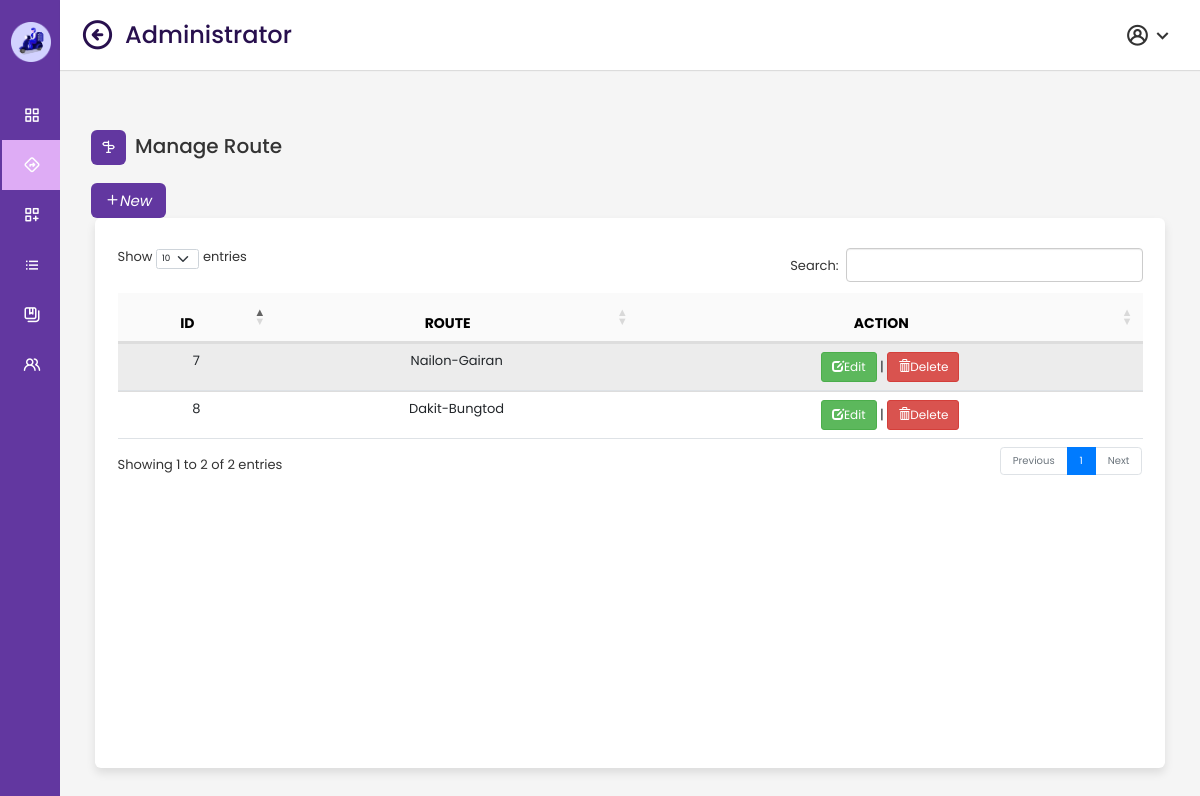
/admin/route.php, run on the app's committed database.
### tables this page shows
CREATE TABLE `route` (
  `routeid` int(11) NOT NULL,
  `route` varchar(255) NOT NULL
);

### admin/route.php (the view, shortened to what this page needs)
<?php
	include 'dbconnect.php';
?>
<!DOCTYPE html>
<html lang="en" dir="ltr">
  <head>
    <link rel="stylesheet" href="adminstyles.css">
    <link rel="stylesheet" href="https://cdn.jsdelivr.net/npm/bootstrap@4.0.0/dist/css/bootstrap.min.css">
    <link href='https://unpkg.com/boxicons@2.0.7/css/boxicons.min.css' rel='stylesheet'>
    <link rel="stylesheet" href="https://unicons.iconscout.com/release/v4.0.0/css/line.css">
    <link href="https://cdnjs.cloudflare.com/ajax/libs/twitter-bootstrap/5.2.0/css/bootstrap.min.css" rel="stylesheet">
    <link href="https://cdn.datatables.net/1.13.1/css/dataTables.bootstrap5.min.css" rel="stylesheet">
    <link rel="stylesheet" type="text/css" href="bootstrap/css/bootstrap.min.css">
   </head>
<body>
  <div class="sidebar">
    <div class="logo-details">
    <div class="logo"><img src="images/logoicon.png"></div>
      <span class="logo_name"> HITCH</span>
    </div>
      <ul class="nav-links" style="margin-left: 12px;">
        <li>
          <a href="index.php">
            <i class='bx bx-grid-alt' ></i>
            <span class="links_name">Dashboard</span>
          </a>
        </li>
        <li>
          <a href="route.php" class="active">
          <i class="uil uil-directions"></i>
            <span class="links_name">Route</span>
          </a>
        </li>
        <li>
          <a href="habalhabal.php">
          <i class="uil uil-create-dashboard"></i>
            <span class="links_name">Habal-Habals</span>
          </a>
        </li>
        <li>
          <a href="driver.php">
            <i class='bx bx-list-ul' ></i>
            <span class="links_name">Drivers</span>
          </a>
        </li>
        <li>
          <a href="passenger.php">
          <i class="uil uil-notebooks"></i>
            <span class="links_name">Passengers</span>
          </a>
        </li>
        <li>
          <a href="bookings.php">
          <i class="uil uil-users-alt"></i>
            <span class="links_name">Bookings</span>
          </a>
        </li>
      </ul>
  </div>
  <section class="home-section">
    <nav>
      <div class="sidebar-button">
        <i class='il uil-arrow-circle-left sidebarBtn'></i>
        <span class="dashboard">Administrator</span>
      </div>
      <div class="profile-details">
        <i class="uil uil-user-circle"></i>
        <i class="bx bx-chevron-down" onclick="toggleMenu()"></i>
      </div>
    </nav>
    <div class="home-content">
      <div class="overview-boxes">
        <div class="con">
                <i class="uil uil-sign-alt"></i>
                <h3>Manage Route</h3>
                <a href="#addnewroute" data-toggle="modal" class="btnadd"><i class="uil uil-plus"> New</i></a>
                </div>
    <div class="containers py-5" style="width:1300px; height:550px; font-size: 13px; overflow-y: scroll; overflow-x:scroll; max-height:100vh">
    <div class="row">
    <table id="example" class="table table-striped" style="width:100%">
        <thead style="color: black; background: #6237A0; font-weight:1000px;">
            <tr>
                <th style="text-align: center"><b>ID</b></th>
                <th style="text-align: center"><b>ROUTE</b></th>
                <th style="text-align: center"><b>ACTION</b></th>
            </tr>
        </thead>
        <tbody>
             <?php
                    $sql = "Select * from route";
                    $query=$conn->query($sql);
                        while($row=$query->fetch_assoc())
                        {
                        echo "<tr>
                        <td>".$row['routeid']."</td>
                        <td>".$row['route']."</td>
                        <td>
                        <a href='#editroute".$row['routeid']."' class='btn btn-success btn-sm' data-toggle='modal'><span class='glyphicon glyphicon-edit'></span>Edit</a> |
                        <a href='#deleteroute".$row['routeid']."' class='btn btn-danger btn-sm' data-toggle='modal'><span class='glyphicon glyphicon-trash'></span>Delete</a>
                        </td>
                    </tr>";
                        }
                    ?>
        </tbody>
    </table>
    </div>
</div>
  </section>
</body>
</html>

### admin/adminstyles.css (style rules this page uses)
* { margin: 0; padding: 0; box-sizing: border-box; font-family: 'Poppins', sans-serif; }
.sidebar { position: fixed; height: 100%; width: 240px; background: #6237A0; transition: all 0.5s ease; }
.sidebar .logo-details { height: 80px; display: flex; align-items: center; }
.sidebar .logo-details .logo img { width: 40px; height: 40px; position:fixed; margin-left: 11px; margin-top: -18px; text-align: center; }
.sidebar .logo-details .logo_name { color: #fff; font-size: 35px; font-weight: 650; text-align: center; position: fixed; margin-left: 70px; }
.sidebar .nav-links { margin-top: 10px; }
.sidebar .nav-links li { position: relative; list-style: none; height: 50px; left:-30px; }
.sidebar .nav-links li a { height: 100%; width: 100%; display: flex; align-items: center; text-decoration: none; transition: all 0.4s ease; }
.sidebar .nav-links li a.active { background: #DEACF5; color: #28104E; width: 500px; }
.sidebar .nav-links li i { min-width: 60px; text-align: center; font-size: 18px; color: #fff; }
.sidebar .nav-links li a .links_name { color: #fff; font-size: 15px; font-weight: 400; white-space: nowrap; }
.home-section { position: relative; background: #f5f5f5; min-height: 100vh; width: calc(100% - 240px); left: 240px; transition: all 0.5s ease; }
.home-section nav { display: flex; justify-content: space-between; height: 70px; background: #fff; display: flex; align-items: center; position: fixed; width: calc(100% - 240px); left: 240px; z-index: 100; padding: 0 20px; box-shadow: 0 1px 1px rgba(0, 0, 0, 0.1); transition: all 0.5s ease; }
.home-section nav .sidebar-button { display: flex; align-items: center; font-size: 24px; font-weight: 500; color: #28104E; }
nav .sidebar-button i { font-size: 35px; margin-right: 10px; }
.home-section nav .profile-details { display: flex; align-items: center; border-radius: 6px; height: 50px; min-width: 80px; padding: 0 2px 0 25px; }
nav .profile-details i { font-size: 25px; color: #333; cursor: pointer; }
.home-section .home-content { position: relative; padding-top: 104px; }
.home-content .overview-boxes { display: flex; align-items: left; justify-content: space-between; flex-wrap: wrap; padding: 0 20px; margin-bottom: 26px; }
.con { margin-left: 10px; padding-right: 50%; }
.con i { position: relative; margin-top: 26px; margin-left: 1px; height: 35px; width: 35px; background-color: #6237A0; border-radius: 6px; color: #fff; display: flex; align-items: center; justify-content: center; font-size: 15px; }
.con h3 { font-size: 20px; width: 300px; font-weight: 500; color: var(--text-color); margin-left: 45px; margin-top: -30px; }
@media (max-width: 1240px) { .sidebar { width: 60px; } }
@media (max-width: 1240px) { .home-section { width: calc(100% - 60px); left: 60px; } }
@media (max-width: 1240px) { .home-section nav { width: calc(100% - 60px); left: 60px; } }
td { padding: 10px 15px; text-align: center; font-family: 'Poppins', Sans-serif; font-size: 13px; padding-left: 10px; }
thead th { background-color: #6237A0; color: black; font-family: 'Poppins', Sans-serif; font-weight: 150; height: 50px; text-align: center; align-items: center; font-size: 14px; font-weight: 1200px; padding-left: 50px; }
tr { width: 100%; background-color: #fafafa; }
tr:nth-child(even) { background-color: #dbcaca; }
.containers { position: relative; max-width: 1300px; width: 100%; border-radius: 6px; padding: 30px; margin: 0 15px; background-color: #fff; box-shadow: 0 5px 10px rgba(0,0,0,0.1); }

### admin/route.php (style rules this page uses)
.con a i { width: 75px; text-decoration: none; }
td { text-align: left; }

### data on the page
route: routeid "7", route "Nailon-Gairan"
route: routeid "8", route "Dakit-Bungtod"
